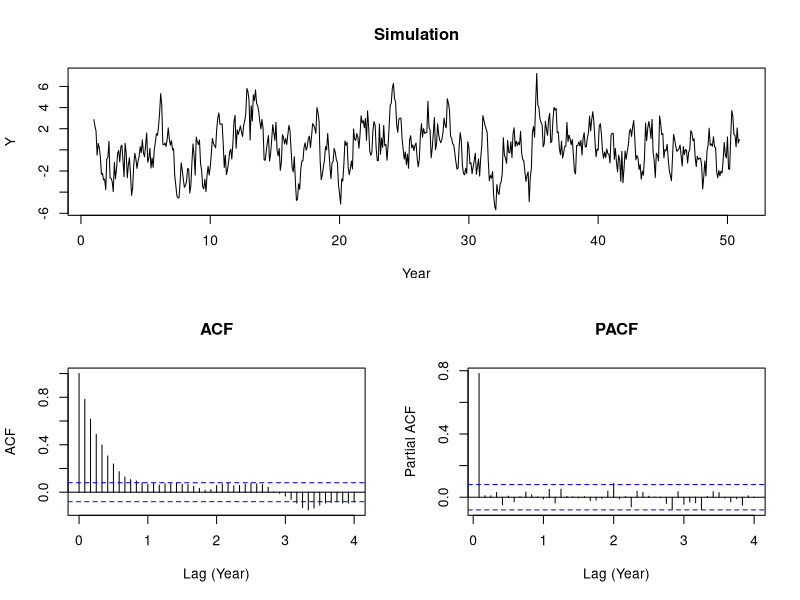
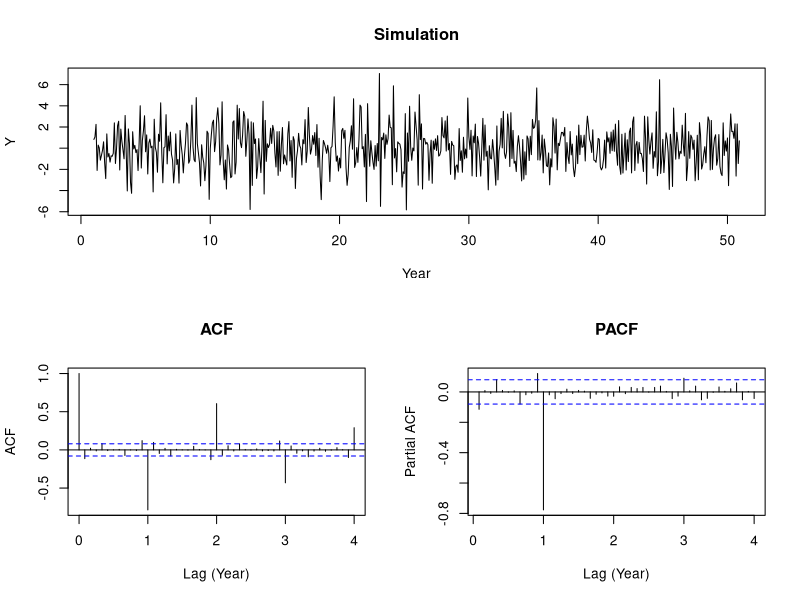
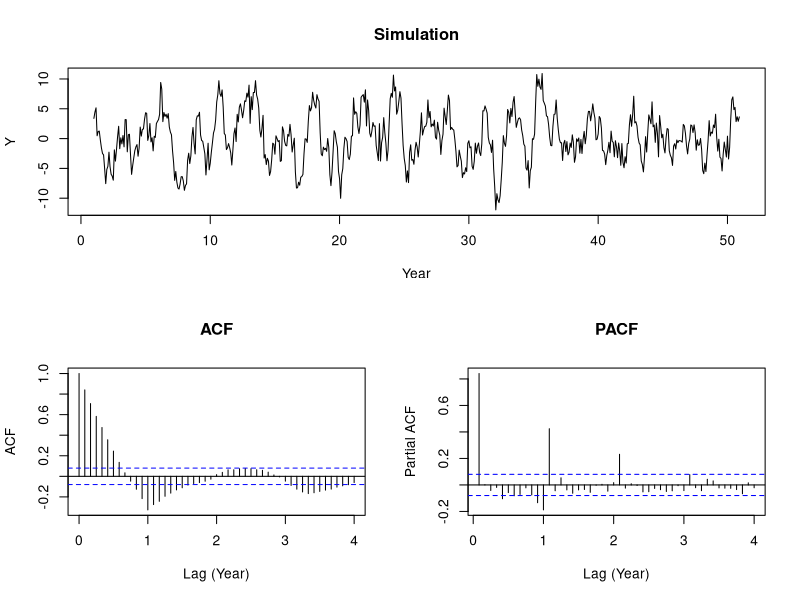
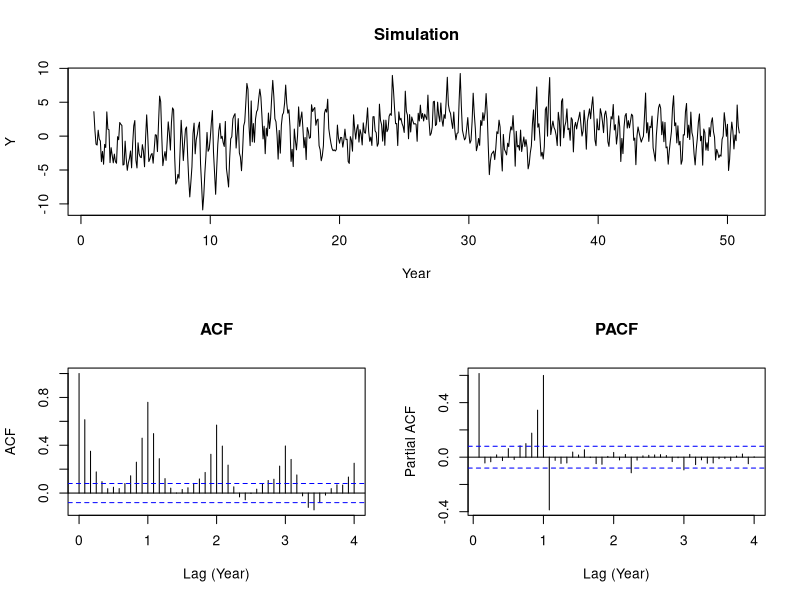
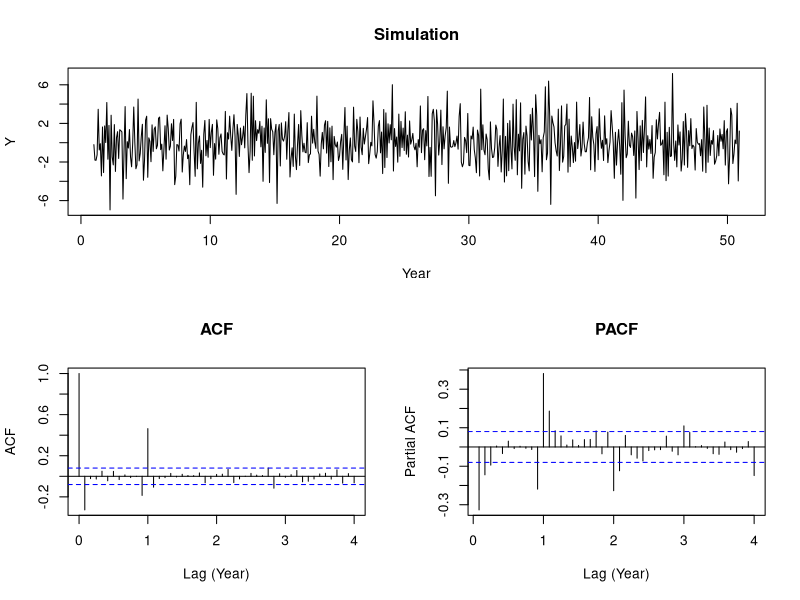
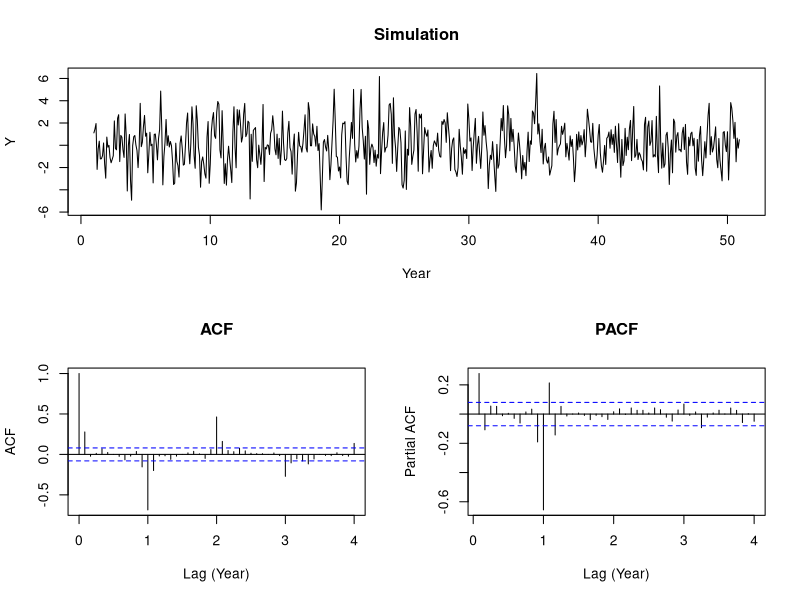
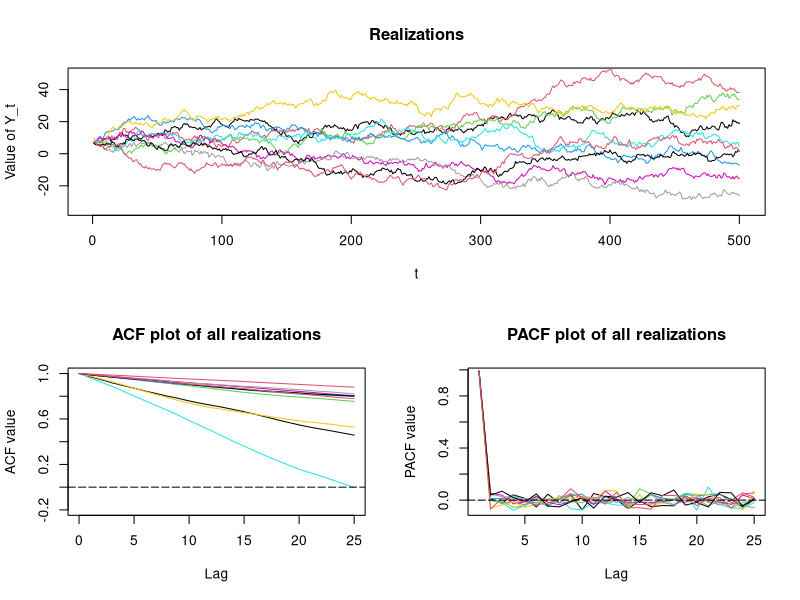

Write R code to recreate these figures, in order.
library(forecast)
setwd("workspace/time_series_analysis/assignment_2")
arima_season_simulate = function(p, d, q, P, D, Q, 
                                 Period, years, 
                                 input) {
  set.seed(123)
  
  n <- 12 * years
  values = ts(rnorm(n),freq=Period)
  
  
  model <- Arima(values, order=c(p,d,q), seasonal=c(P,D,Q), fixed=input)
  print(model)
  Y <- simulate(model, nsim=n)
  Y = ts(Y, freq=12)
  # print(Y)
  # par(mar=c(1,1,1,1))
  layout(matrix(c(1, 1, 2, 3), 2, 2, byrow = TRUE))
  
  max_value = max(max(abs(Y)), max(abs(values)))
  
  ts.plot(Y, main="Simulation", xlab="Year")
  acf(Y,main="ACF", lag.max = Period * 4, xlab="Lag (Year)")
  pacf(Y,main="PACF", lag.max = Period * 4, xlab="Lag (Year)")
}

res = 200
height = 15
width = 20


png("arima_1_0_0_x_0_0_0.png", width=width, height=height, units="cm", res=res)
arima_season_simulate(1, 0, 0, 
                      0, 0, 0, 
                      12, 50,
                      c(.8, NA))
dev.off()


png("arima_0_0_0_x_1_0_0.png", width=width, height=height, units="cm", res=res)
arima_season_simulate(0, 0, 0, 
                      1, 0, 0, 
                      12, 50,
                      c(-.8, NA))
dev.off()

png("arima_1_0_0_x_0_0_1.png", width=width, height=height, units="cm", res=res)
arima_season_simulate(1, 0, 0, 
                      0, 0, 1, 
                      12, 50,
                      c(.9, -.7, NA))
dev.off()

png("arima_1_0_0_x_1_0_0.png", width=width, height=height, units="cm", res=res)
arima_season_simulate(1, 0, 0, 
                      1, 0, 0, 
                      12, 50,
                      c(.6, .8, NA))
dev.off()

png("arima_0_0_1_x_0_0_1.png", width=width, height=height, units="cm", res=res)
arima_season_simulate(0, 0, 1, 
                      0, 0, 1, 
                      12, 50,
                      c(-.4, .8, NA))
dev.off()

png("arima_0_0_1_x_1_0_0.png", width=width, height=height, units="cm", res=res)
arima_season_simulate(0, 0, 1, 
                      1, 0, 0, 
                      12, 50,
                      c(.4, -.7, NA))
dev.off()





simulation = function(seeds) {
  layout(matrix(c(1, 1, 2, 3), 2, 2, byrow = TRUE))
  count = 0
  for (s in seeds) {
    set.seed(s)
    epsilon = rnorm(500)
    sum_epsilon = c()
    for (i in 1:length(epsilon)) {
      sum_epsilon = c(sum_epsilon, sum(epsilon[1:i]))
    }
    
    y_t = sum_epsilon + exp(2)
    if (count == 0) {
      plot(y_t, type = 'l', ylim=c(-35, 50), col=s, main="Realizations", ylab = "Value of Y_t", xlab="t")
    } else {
      lines(y_t, type = "l", col=s)
    }
    count = count + 1
  }

  count = 0
  for (s in seeds) {
    set.seed(s)
    epsilon = rnorm(500)
    sum_epsilon = c()
    for (i in 1:length(epsilon)) {
      sum_epsilon = c(sum_epsilon, sum(epsilon[1:i]))
    }
    
    y_t = sum_epsilon + exp(2)
    acf_values = acf(y_t, lag.max = 25, plot=FALSE)$acf
    if (count == 0) {
      plot(c(0:25), acf_values, type = 'l', col=s, main="ACF plot of all realizations", xlab="Lag", ylim=c(-.2, 1), ylab="ACF value")
    } else {
      lines(c(0:25), acf_values, type = "l", col=s)
    }
    count = count + 1
  }
  lines(cbind(c(-1:26), 0), col="black", lty=5)
  
  count = 0
  for (s in seeds) {
    set.seed(s)
    epsilon = rnorm(500)
    sum_epsilon = c()
    for (i in 1:length(epsilon)) {
      sum_epsilon = c(sum_epsilon, sum(epsilon[1:i]))
    }
    
    y_t = sum_epsilon + exp(2)
    pacf_values = pacf(y_t, , lag.max = 25, plot=FALSE)$acf
    if (count == 0) {
      plot(c(1:25), pacf_values, type = 'l', col=s, main="PACF plot of all realizations", xlab="Lag", ylab="PACF value")
    } else {
      lines(c(1:25), pacf_values, type = "l", col=s)
    }
    count = count + 1
  }
  lines(cbind(c(0:26), 0), col="black", lty=5)
  
  
}

png("random_walk_realisations.png", width=width, height=height, units="cm", res=res)
simulation(c(1:10))
dev.off()


